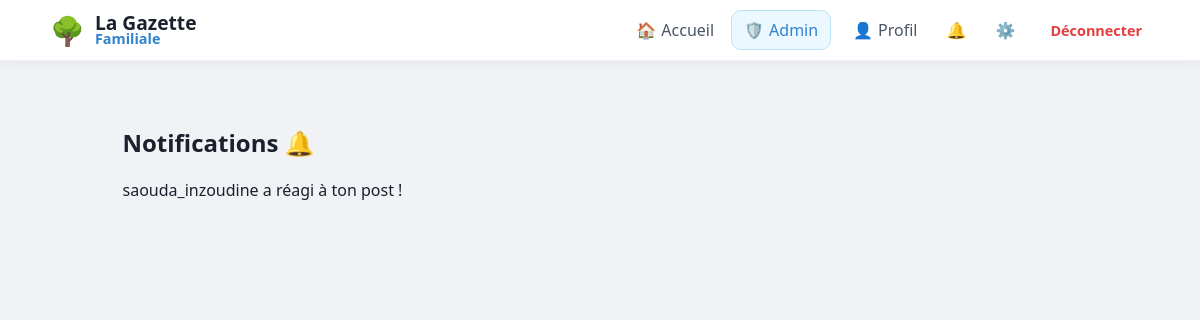
The page /notifications (signed in) on the database as committed earlier.
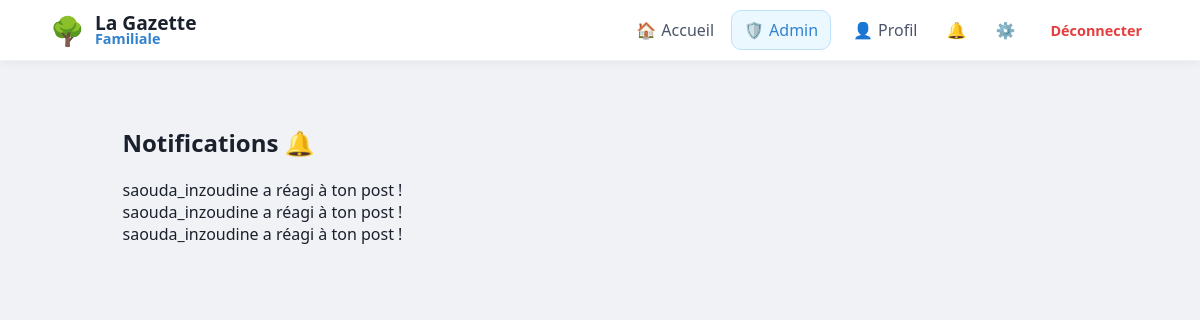
The same page on the database as committed later.
### tables this page shows
CREATE TABLE notifications (id INTEGER PRIMARY KEY AUTOINCREMENT, username TEXT, message TEXT);

### app.py (the view)
@app.route("/notifications")
@login_required
def notifications():
    with get_db() as db:
        notifs = db.execute("SELECT message FROM notifications WHERE username=? ORDER BY id DESC",
                            (session["user"],)).fetchall()
    return render_template("notifications.html", notifs=notifs)

### app.py (called while the page is built)
def get_db():
    db = sqlite3.connect("database.db")
    db.row_factory = sqlite3.Row
    return db

def login_required(f):
    @wraps(f)
    def decorated_function(*args, **kwargs):
        if "user" not in session:
            flash("Veuillez vous connecter pour accéder à cette page.", "info")
            return redirect("/login")
        return f(*args, **kwargs)
    return decorated_function

@app.context_processor
def inject_pending_count():
    if session.get('is_admin'):
        db = get_db()
        count = db.execute("SELECT COUNT(*) as total FROM users WHERE is_approved = 0").fetchone()
        return {'pending_count': count['total']}
    return {'pending_count': 0}

### templates/notifications.html
{% extends "base.html" %}
{% block content %}
<div class="container">
    <h2>Notifications 🔔</h2>
    {% if notifs %}
        {% for n in notifs %}
            <div class="post">
                {{ n[0] }}
            </div>
        {% endfor %}
    {% else %}
        <p>Aucune notification</p>
    {% endif %}
</div>
{% endblock %}

### templates/base.html (shortened to what this page needs)
<!DOCTYPE html>
<html lang="fr">
<head>
    <link rel="stylesheet" href="{{ url_for('static', filename='style.css') }}">
</head>
<body>
    <nav class="navbar">
        <div class="nav-content">
            <div class="nav-left">
                <a href="/" style="text-decoration: none; display: flex; align-items: center; gap: 10px;">
                    <span style="font-size: 28px;">🌳</span>
                    <div class="nav-text-container" style="display: flex; flex-direction: column;">
                        <span style="font-size: 1.2em; font-weight: 800; color: #1a202c; line-height: 1;">La Gazette</span>
                        <span style="font-size: 0.9em; font-weight: 600; color: var(--primary); line-height: 1;">Familiale</span>
                    </div>
                </a>
            </div>
            <div class="nav-right" style="display: flex; align-items: center; gap: 5px;">
                <a href="/" class="nav-item">🏠 <span class="nav-text" style="margin-left:5px;">Accueil</span></a>
                {% if session.get("user") %}
                    {% if session.get('is_admin') %}
                    <a href="/admin/users" class="nav-item" style="background: #ebf8ff; color: var(--primary); border: 1px solid #bee3f8; margin-right: 5px;">
                        🛡️ <span class="nav-text" style="margin-left:5px;">Admin</span>
                    </a>
                    {% endif %}
                    <a href="{{ url_for('profile', username=session['user']) }}" class="nav-item">👤 <span class="nav-text" style="margin-left:5px;">Profil</span></a>
                    <a href="/notifications" class="nav-item">🔔</a>
                    <a href="/settings" class="nav-item">⚙️</a>
                    <a href="/logout" style="color: var(--danger); text-decoration: none; font-weight: 700; font-size: 0.9em; margin-left:10px; padding: 8px;">Déconnecter</a>
                {% else %}
                    <a href="/login" class="nav-item">Connexion</a>
                    <a href="/register" style="background: var(--primary); color: white; padding: 8px 16px; border-radius: 10px; text-decoration: none; font-weight: 700; margin-left: 10px;">Rejoindre</a>
                {% endif %}
            </div>
        </div>
    </nav>
    <div class="main-container">
        {% block content %}{% endblock %}
    </div>
</body>
</html>

### static/style.css (style rules this page uses)
body { font-family: 'Segoe UI', system-ui, -apple-system, sans-serif; background: #f0f2f5; margin: 0; color: #1a202c; }
.container { max-width: 1100px; width: 100%; margin: 0 auto; }
nav { background: white; border-bottom: 1px solid #edf2f7; position: sticky; top: 0; z-index: 1000; }
.nav-item { display: flex; align-items: center; padding: 8px 12px; border-radius: 10px; text-decoration: none; transition: 0.2s; color: #4a5568; }

### templates/base.html (style rules this page uses)
:root { --bg-color: #f0f2f5; --primary: #3182ce; --text-main: #1a202c; --text-light: #718096; --danger: #e53e3e; --success: #38a169; --info: #3182ce; }
body { background-color: var(--bg-color); margin: 0; font-family: 'Segoe UI', system-ui, -apple-system, sans-serif; }
.navbar { background: white; box-shadow: 0 2px 10px rgba(0,0,0,0.05); padding: 10px 0; position: sticky; top: 0; z-index: 1000; border-bottom: 1px solid #edf2f7; }
.nav-content { max-width: 1100px; margin: 0 auto; padding: 0 20px; display: flex; justify-content: space-between; align-items: center; }
.nav-item { display: flex; align-items: center; padding: 8px 12px; border-radius: 10px; text-decoration: none; color: #4a5568; transition: 0.2s; font-weight: 500; }
.main-container { max-width: 1100px; margin: 0 auto; padding: 20px 15px; display: grid; grid-template-columns: 1fr; gap: 25px; align-items: start; box-sizing: border-box; }
@media (min-width: 900px) { .main-container { grid-template-columns: 280px 650px; justify-content: center; } }

Rows that differ between the two databases and show on the page:
added notifications: message "saouda_inzoudine a réagi à ton post !"
added notifications: message "saouda_inzoudine a réagi à ton post !"
